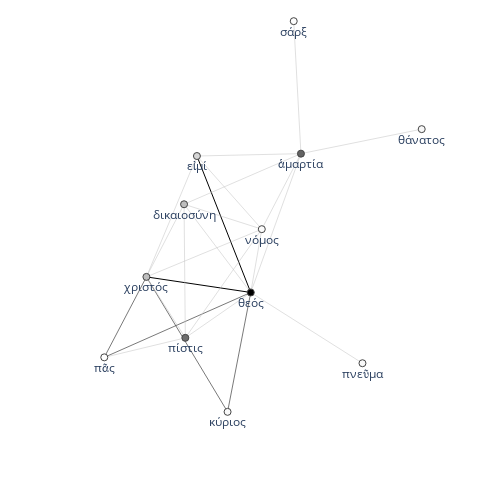

Notebook source saved alongside this figure:
### Code cell
textnet.draw_2d_network(ego_network)

### Figure 1 — Plotly figure (JSON) as saved in the notebook; plotly's stock layout.template omitted (floating-point values rounded to 4 significant figures)
{"data": [{"line": {"color": "#000000", "width": 1}, "mode": "lines", "type": "scatter", "x": [0.02849, -0.2238, null, 0.02849, -0.4606, null], "y": [-0.2152, 0.396, null, -0.2152, -0.1455, null]}, {"line": {"color": "#404040", "width": 0.7}, "mode": "lines", "type": "scatter", "x": [0.02849, -0.6581, null, 0.02849, -0.08012, null, -0.4606, -0.6581, null, -0.4606, -0.08012, null], "y": [-0.2152, -0.5058, null, -0.2152, -0.75, null, -0.1455, -0.5058, null, -0.1455, -0.75, null]}, {"line": {"color": "#C0C0C0", "width": 0.5}, "mode": "lines", "type": "scatter", "x": [-0.2781, 0.02849, null, -0.2781, -0.2841, null, -0.2781, -0.4606, null, -0.2781, -0.6581, null, -0.2781, 0.08033, null, 0.02849, 0.2638, null, 0.02849, -0.2841, null, 0.02849, 0.08033, null, 0.02849, 0.5523, null, 0.2638, -0.2841, null, 0.2638, 0.2299, null, 0.2638, -0.2238, null, 0.2638, 0.08033, null, 0.2638, 0.8299, null, -0.2841, -0.4606, null, -0.2841, 0.08033, null, -0.2238, -0.4606, null, -0.2238, 0.08033, null, -0.4606, 0.08033, null], "y": [-0.4185, -0.2152, null, -0.4185, 0.1799, null, -0.4185, -0.1455, null, -0.4185, -0.5058, null, -0.4185, 0.06829, null, -0.2152, 0.4066, null, -0.2152, 0.1799, null, -0.2152, 0.06829, null, -0.2152, -0.5321, null, 0.4066, 0.1799, null, 0.4066, 1, null, 0.4066, 0.396, null, 0.4066, 0.06829, null, 0.4066, 0.5163, null, 0.1799, -0.1455, null, 0.1799, 0.06829, null, 0.396, -0.1455, null, 0.396, 0.06829, null, -0.1455, 0.06829, null]}, {"hoverinfo": "text", "hovertext": ["5", "9", "6", "5", "1", "4", "7", "3", "2", "6", "1", "1"], "marker": {"color": [40, 60, 42, 24, 4, 18, 24, 3, 6, 5, 7, 6], "colorbar": {"thickness": 15, "title": {"side": "right", "text": "degree"}, "xanchor": "left"}, "colorscale": [[0, "rgb(255,255,255)"], [0.125, "rgb(240,240,240)"], [0.25, "rgb(217,217,217)"], [0.375, "rgb(189,189,189)"], [0.5, "rgb(150,150,150)"], [0.625, "rgb(115,115,115)"], [0.75, "rgb(82,82,82)"], [0.875, "rgb(37,37,37)"], [1, "rgb(0,0,0)"]], "line": {"width": 1}, "showscale": false, "size": 7}, "mode": "markers+text", "text": ["πίστις", "θεός", "ἁμαρτία", "δικαιοσύνη", "σάρξ", "εἰμί", "χριστός", "πᾶς", "κύριος", "νόμος", "θάνατος", "πνεῦμα"], "textposition": "bottom center", "type": "scatter", "x": [-0.2781, 0.02849, 0.2638, -0.2841, 0.2299, -0.2238, -0.4606, -0.6581, -0.08012, 0.08033, 0.8299, 0.5523], "y": [-0.4185, -0.2152, 0.4066, 0.1799, 1, 0.396, -0.1455, -0.5058, -0.75, 0.06829, 0.5163, -0.5321]}, {"hoverinfo": "text", "marker": {"opacity": 0}, "mode": "markers", "opacity": 0, "text": ["47", "26", "38", "23", "27", "23", "26", "93", "148", "90", "71", "34", "50", "13", "15", "16", "29", "17", "16", "16", "55", "36", "66", "60", "25"], "type": "scatter", "x": [-0.1248, -0.2811, -0.3693, -0.4681, -0.0989, 0.1462, -0.1278, -0.09764, -0.216, -0.3148, -0.02581, 0.05441, 0.2904, -0.01013, 0.2469, 0.02002, 0.1721, 0.5469, -0.3723, -0.1019, -0.3422, -0.07172, -0.5593, -0.2703, -0.1901], "y": [-0.3168, -0.1193, -0.282, -0.4622, -0.1751, 0.0957, -0.01763, 0.0904, -0.1803, -0.3605, -0.4826, -0.07344, -0.3737, 0.2932, 0.7033, 0.4013, 0.2374, 0.4615, 0.01722, 0.1241, 0.1252, 0.2321, -0.3257, -0.4477, -0.0386]}], "layout": {"autosize": false, "height": 500, "hovermode": "closest", "margin": {"b": 10, "l": 10, "r": 10, "t": 10}, "plot_bgcolor": "rgba(0,0,0,0)", "showlegend": false, "title": {"font": {"size": 16}}, "width": 500, "xaxis": {"range": [-1.1, 1.15], "showgrid": false, "showticklabels": false, "zeroline": false}, "yaxis": {"range": [-1.1, 1.05], "showgrid": false, "showticklabels": false, "zeroline": false}}}
